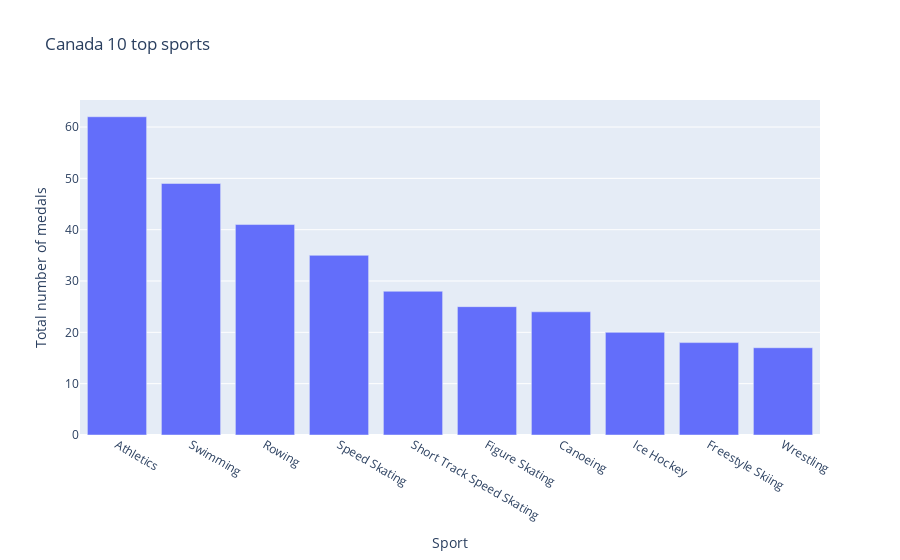

Notebook code for this chart:
### Code cell
fig = px.bar(dff, x=dff.index, y=["Medal"], title="Canada 10 top sports", labels={"value": "Total number of medals"})
fig.update_layout(showlegend=False)

### Figure 1 — Plotly figure (JSON) as saved in the notebook; plotly's stock layout.template omitted (floating-point values rounded to 4 significant figures)
{"data": [{"alignmentgroup": "True", "hovertemplate": "variable=Medal<br>Sport=%{x}<br>Total number of medals=%{y}<extra></extra>", "legendgroup": "Medal", "marker": {"color": "#636efa", "pattern": {"shape": ""}}, "name": "Medal", "offsetgroup": "Medal", "orientation": "v", "showlegend": true, "textposition": "auto", "type": "bar", "x": ["Athletics", "Swimming", "Rowing", "Speed Skating", "Short Track Speed Skating", "Figure Skating", "Canoeing", "Ice Hockey", "Freestyle Skiing", "Wrestling"], "xaxis": "x", "y": [62, 49, 41, 35, 28, 25, 24, 20, 18, 17], "yaxis": "y"}], "layout": {"barmode": "relative", "legend": {"title": {"text": "variable"}, "tracegroupgap": 0}, "showlegend": false, "title": {"text": "Canada 10 top sports"}, "xaxis": {"anchor": "y", "domain": [0, 1], "title": {"text": "Sport"}}, "yaxis": {"anchor": "x", "domain": [0, 1], "title": {"text": "Total number of medals"}}}}
